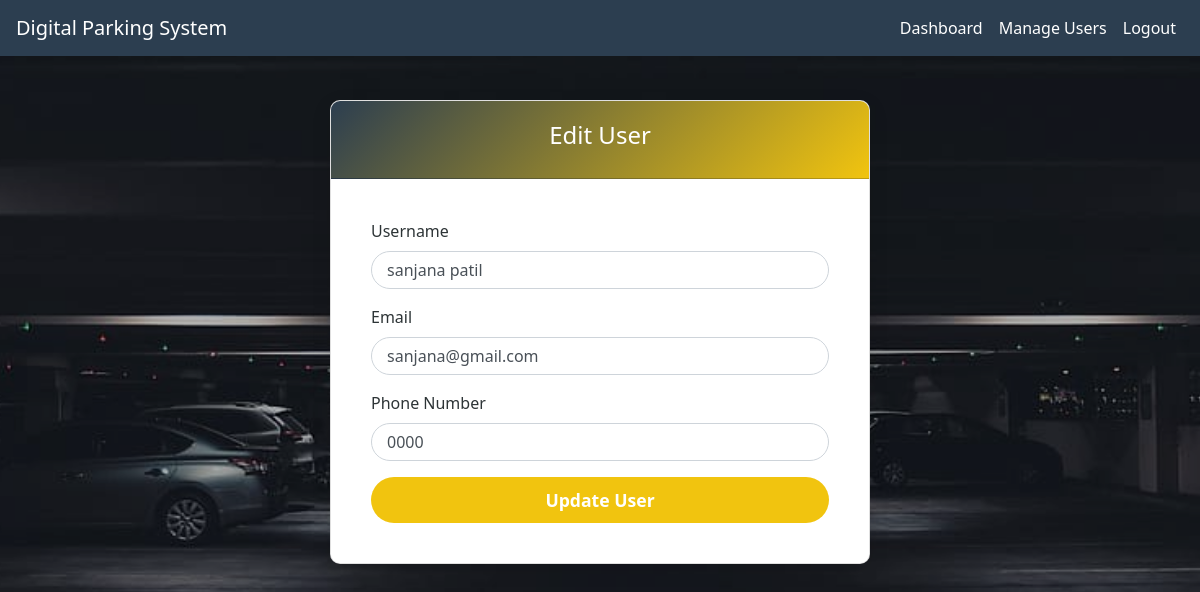
/admin/edit_user.php?id=12 (signed in), run on the app's committed database.
### tables this page shows
CREATE TABLE `users` (
  `user_id` int(11) NOT NULL,
  `username` varchar(50) NOT NULL,
  `password_hash` varchar(255) NOT NULL,
  `email` varchar(100) NOT NULL,
  `phone` varchar(20) DEFAULT NULL,
  `created_at` timestamp NOT NULL DEFAULT current_timestamp(),
  `token` varchar(255) NOT NULL
);

### admin/edit_user.php (the view, shortened to what this page needs)
<?php
require '../connection.php';
if(isset($_GET['id'])) {
    $user_id = $_GET['id'];
    $select_query = "SELECT * FROM Users WHERE user_id = ?";
    $stmt = $con->prepare($select_query);
    $stmt->bind_param("i", $user_id);
    $stmt->execute();
    $result = $stmt->get_result();
    $user = $result->fetch_assoc();
}
?>
<!DOCTYPE html>
<html lang="en">
<head>
    <link href="https://stackpath.bootstrapcdn.com/bootstrap/4.5.2/css/bootstrap.min.css" rel="stylesheet">
</head>
<body>
    <nav class="navbar navbar-expand-lg navbar-dark fixed-top">
        <a class="navbar-brand" href="#">Digital Parking System</a>
        <div class="collapse navbar-collapse" id="navbarNav">
            <ul class="navbar-nav ml-auto">
                <li class="nav-item">
                    <a class="nav-link" href="admin_dashboard.php">Dashboard</a>
                </li>
                <li class="nav-item">
                    <a class="nav-link" href="manage_users.php">Manage Users</a>
                </li>
                <li class="nav-item">
                    <a class="nav-link" href="../logout.php">Logout</a>
                </li>
            </ul>
        </div>
    </nav>
    <div class="container">
        <div class="row justify-content-center">
            <div class="col-md-6">
                <div class="card">
                    <div class="card-header">
                        <h4>Edit User</h4>
                    </div>
                    <div class="card-body">
                        <form method="POST" action="">
                            <div class="form-group">
                                <label for="username">Username</label>
                                <input type="text" class="form-control" name="username" value="<?php echo htmlspecialchars($user['username']); ?>" required>
                            </div>
                            <div class="form-group">
                                <label for="email">Email</label>
                                <input type="email" class="form-control" name="email" value="<?php echo htmlspecialchars($user['email']); ?>" required>
                            </div>
                            <div class="form-group">
                                <label for="phone">Phone Number</label>
                                <input type="text" class="form-control" name="phone" value="<?php echo htmlspecialchars($user['phone']); ?>" required>
                            </div>
                            <button type="submit" name="update_user" class="btn btn-primary btn-block">Update User</button>
                        </form>
                    </div>
                </div>
            </div>
        </div>
    </div>
</body>
</html>

### admin/edit_user.php (style rules this page uses)
:root { --primary-color: #2c3e50; --secondary-color: #f1c40f; --background-color: #ecf0f1; --text-color: #2d3436; }
body { font-family: 'Segoe UI', Tahoma, Geneva, Verdana, sans-serif; background: url('../parking1.jpg') no-repeat center center fixed; background-size: cover; color: var(--text-color); }
.container { margin-top: 100px; }
.card { border-radius: 10px; box-shadow: 0 6px 20px rgba(0, 0, 0, 0.1); overflow: hidden; animation: fadeIn 1s ease-in-out; }
.card-header { background: linear-gradient(135deg, var(--primary-color), var(--secondary-color)); color: #fff; text-align: center; padding: 20px; }
.card-body { background-color: #fff; padding: 40px; }
.form-control { border-radius: 50px; padding: 15px; }
.btn-primary { background-color: var(--secondary-color); border: none; padding: 10px 25px; border-radius: 50px; font-weight: bold; font-size: 1.1rem; transition: background-color 0.3s; }
.navbar { background-color: var(--primary-color); }
.navbar-brand, .nav-link { color: #fff !important; }

### data on the page
users: username "sanjana patil", email "sanjana@gmail.com", phone "0000"
